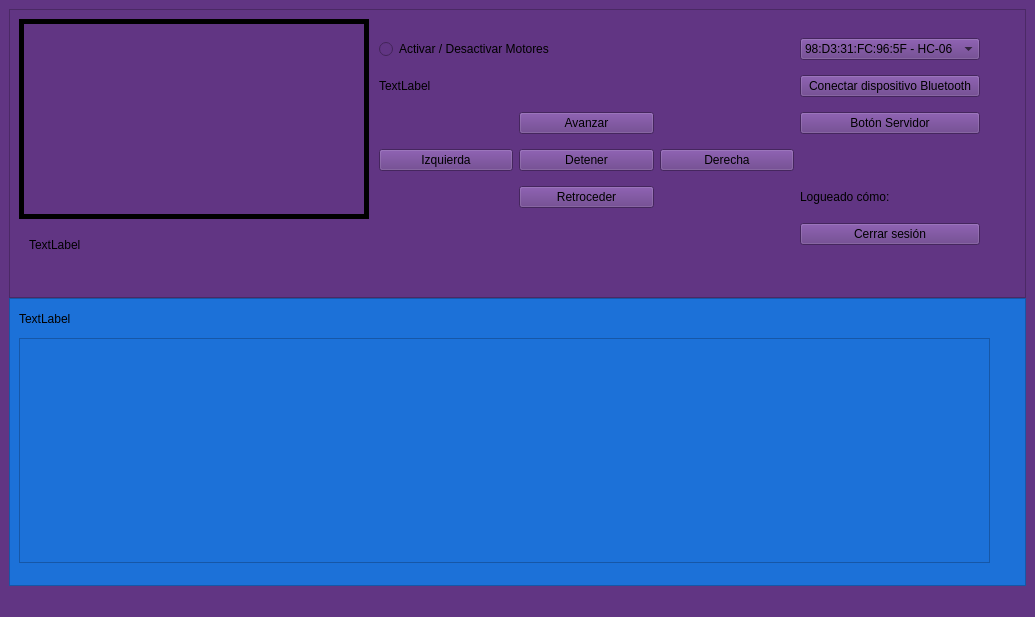
<?xml version="1.0" encoding="UTF-8"?>
<ui version="4.0">
 <class>MainWindow</class>
 <widget class="QMainWindow" name="MainWindow">
  <property name="geometry">
   <rect>
    <x>0</x>
    <y>0</y>
    <width>1035</width>
    <height>617</height>
   </rect>
  </property>
  <property name="windowTitle">
   <string>MainWindow</string>
  </property>
  <property name="styleSheet">
   <string notr="true">background-color: rgb(97, 53, 131);</string>
  </property>
  <widget class="QWidget" name="centralwidget">
   <layout class="QHBoxLayout" name="horizontalLayout">
    <item>
     <layout class="QVBoxLayout" name="verticalLayout">
      <property name="spacing">
       <number>0</number>
      </property>
      <item>
       <widget class="QFrame" name="frame_arriba">
        <property name="frameShape">
         <enum>QFrame::StyledPanel</enum>
        </property>
        <property name="frameShadow">
         <enum>QFrame::Raised</enum>
        </property>
        <widget class="QLabel" name="autor">
         <property name="geometry">
          <rect>
           <x>20</x>
           <y>210</y>
           <width>691</width>
           <height>51</height>
          </rect>
         </property>
         <property name="text">
          <string>TextLabel</string>
         </property>
        </widget>
        <widget class="QWidget" name="layoutWidget">
         <property name="geometry">
          <rect>
           <x>370</x>
           <y>20</y>
           <width>601</width>
           <height>231</height>
          </rect>
         </property>
         <layout class="QGridLayout" name="gridLayout">
          <item row="4" column="1">
           <widget class="QPushButton" name="btn_retroceder">
            <property name="text">
             <string>Retroceder</string>
            </property>
           </widget>
          </item>
          <item row="3" column="1">
           <widget class="QPushButton" name="btn_detener">
            <property name="text">
             <string>Detener</string>
            </property>
           </widget>
          </item>
          <item row="1" column="3">
           <widget class="QPushButton" name="on_off_bt">
            <property name="text">
             <string>Conectar dispositivo Bluetooth</string>
            </property>
           </widget>
          </item>
          <item row="2" column="1">
           <widget class="QPushButton" name="btn_avanzar">
            <property name="text">
             <string>Avanzar</string>
            </property>
            <property name="autoDefault">
             <bool>true</bool>
            </property>
           </widget>
          </item>
          <item row="3" column="0">
           <widget class="QPushButton" name="btn_izquierda">
            <property name="text">
             <string>Izquierda</string>
            </property>
           </widget>
          </item>
          <item row="1" column="0">
           <widget class="QLabel" name="t_botones">
            <property name="text">
             <string>TextLabel</string>
            </property>
           </widget>
          </item>
          <item row="0" column="3">
           <widget class="QComboBox" name="bt_list">
            <item>
             <property name="text">
              <string>98:D3:31:FC:96:5F - HC-06</string>
             </property>
            </item>
            <item>
             <property name="text">
              <string>94:17:00:DD:74:5F - Bawy~</string>
             </property>
            </item>
           </widget>
          </item>
          <item row="0" column="0" colspan="3">
           <widget class="QRadioButton" name="on_off_motor">
            <property name="text">
             <string>Activar / Desactivar Motores</string>
            </property>
           </widget>
          </item>
          <item row="3" column="2">
           <widget class="QPushButton" name="btn_derecha">
            <property name="text">
             <string>Derecha</string>
            </property>
           </widget>
          </item>
          <item row="2" column="3">
           <widget class="QPushButton" name="on_off_server">
            <property name="text">
             <string>Botón Servidor</string>
            </property>
           </widget>
          </item>
          <item row="5" column="3">
           <widget class="QPushButton" name="pushButton">
            <property name="text">
             <string>Cerrar sesión</string>
            </property>
           </widget>
          </item>
          <item row="4" column="3">
           <widget class="QLabel" name="label">
            <property name="text">
             <string>Logueado cómo: </string>
            </property>
           </widget>
          </item>
         </layout>
        </widget>
        <widget class="QLabel" name="Imagen_2">
         <property name="geometry">
          <rect>
           <x>10</x>
           <y>10</y>
           <width>350</width>
           <height>200</height>
          </rect>
         </property>
         <property name="minimumSize">
          <size>
           <width>350</width>
           <height>200</height>
          </size>
         </property>
         <property name="maximumSize">
          <size>
           <width>350</width>
           <height>200</height>
          </size>
         </property>
         <property name="styleSheet">
          <string notr="true">border: 5px solid black;</string>
         </property>
         <property name="text">
          <string/>
         </property>
         <property name="pixmap">
          <pixmap>../../../../on_linux/poo_libre/imagenes/tank000.png</pixmap>
         </property>
         <property name="scaledContents">
          <bool>true</bool>
         </property>
         <property name="alignment">
          <set>Qt::AlignCenter</set>
         </property>
         <property name="margin">
          <number>0</number>
         </property>
        </widget>
       </widget>
      </item>
      <item>
       <widget class="QFrame" name="frame_abajo">
        <property name="autoFillBackground">
         <bool>false</bool>
        </property>
        <property name="styleSheet">
         <string notr="true">background-color: rgb(28, 113, 216);</string>
        </property>
        <property name="frameShape">
         <enum>QFrame::StyledPanel</enum>
        </property>
        <property name="frameShadow">
         <enum>QFrame::Raised</enum>
        </property>
        <widget class="QWidget" name="verticalLayoutWidget">
         <property name="geometry">
          <rect>
           <x>10</x>
           <y>14</y>
           <width>971</width>
           <height>251</height>
          </rect>
         </property>
         <layout class="QVBoxLayout" name="verticalLayout_2">
          <property name="spacing">
           <number>12</number>
          </property>
          <item>
           <widget class="QLabel" name="label_2">
            <property name="text">
             <string>TextLabel</string>
            </property>
           </widget>
          </item>
          <item>
           <widget class="QListWidget" name="r_log"/>
          </item>
         </layout>
        </widget>
       </widget>
      </item>
     </layout>
    </item>
   </layout>
  </widget>
  <widget class="QMenuBar" name="menubar">
   <property name="geometry">
    <rect>
     <x>0</x>
     <y>0</y>
     <width>1035</width>
     <height>22</height>
    </rect>
   </property>
  </widget>
  <widget class="QStatusBar" name="statusbar"/>
 </widget>
 <resources/>
 <connections/>
</ui>
